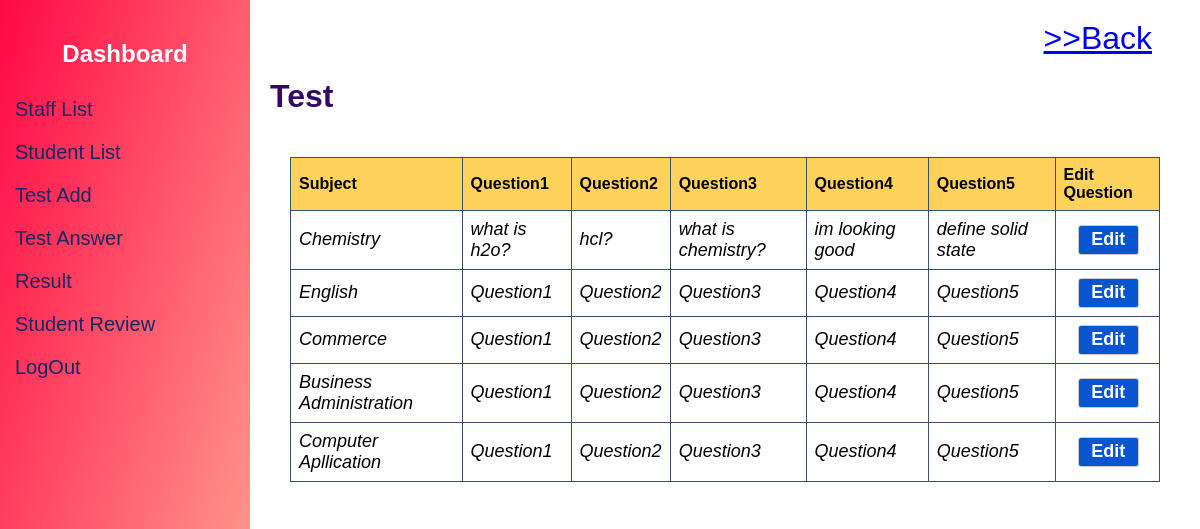
Page /test.php on the committed database.
### tables this page shows
CREATE TABLE `add_test` (
  `id` int(11) NOT NULL,
  `Subject` varchar(250) NOT NULL,
  `Question1` varchar(250) NOT NULL,
  `Question2` varchar(250) NOT NULL,
  `Question3` varchar(250) NOT NULL,
  `Question4` varchar(250) NOT NULL,
  `Question5` varchar(250) NOT NULL
);

### test.php (the view, shortened to what this page needs)
<!DOCTYPE html>
<html>
<head>
</head>
<body>
<div class="sidenav">
    <h2>Dashboard</h2>
    <a href="./addstaff.php">Staff List</a>
    <a href="./addstu.php">Student List</a>
    <a href="./test.php">Test Add</a>
    <a href="./testanswer.php">Test Answer</a>
    <a href="./result.php">Result</a>
    <a href="./stdreview.php">Student Review</a>
    <a href="./index.php">LogOut</a>
</div>
<div class="main">
<a class="back" href="./staffdash.php "> >>Back</a>
    <h1>Test</h1>
    <div class="content">
        <table>
    <tr>
        <th>Subject</th>
        <th>Question1</th>
        <th>Question2</th>
        <th>Question3</th>
        <th>Question4</th>
        <th>Question5</th>
        <th>Edit Question</th>
    </tr>
    <?php
    $result="SELECT * from add_test";
    $sel=mysqli_query($GLOBALS['conn'],$result);
    while($row=mysqli_fetch_assoc($sel)){
        ?>
            <tr>
                    <td><?php echo $row["Subject"]?></td>
                    <td><?php echo $row["Question1"]?></td>
                    <td><?php echo $row["Question2"]?></td>
                    <td><?php echo $row["Question3"]?></td>
                    <td><?php echo $row["Question4"]?></td>
                    <td><?php echo $row["Question5"]?></td>
                     <form action="./createquestion.php" method="POST">
                    <td><button name="edit" class="ed" value="<?php echo $row["id"]?>">Edit</button></td>
                     </form>
                  </tr>
                  <?php
        }
    ?>
</table>
    </div>
</div>
</body>
</html>

### test.php (style rules this page uses)
body { font-family: Arial, sans-serif; margin: 0; padding: 0; display: flex; }
.sidenav { height: 100vh; width: 250px; background-image:linear-gradient(to bottom right, #ff0844,#ffb199); color: #fff; padding-top: 20px; }
.sidenav h2 { text-align: center; }
.sidenav a { padding: 10px 15px; text-decoration: none; font-size: 20px; color: #fff; color: #125b50; color: #152862; display: block; }
.main { flex: 1; padding: 20px; }
.main h1 { background: linear-gradient(to right, #330867 0%, #330867 100%); background-clip: text; color: transparent; }
.content { background-color: #fff; padding: 20px; border-radius: 8px; }
table { border-collapse: collapse; width: 100%; }
td { border: 1px solid #dddddd; border: 1px solid #355070; text-align: left; padding: 8px; font-style: oblique; font-size: large; }
th { border: 1px solid #dddddd; border: 1px solid #355070; text-align: left; padding: 8px; background-color: #f2f2f2; background-color: #ff0844; background-color: #ffd35b; }
.ed { background-color: #0856cf; color: white; border: none; cursor: pointer; height: 30px; width: 70%; font-size: large; font-weight: bolder; border: 1px solid #ccc; border-radius: 3px; margin-left: 16%; }
.back { border: none; background: transparent; font-size: xx-large; margin-left: 85%; }

### rows in the picture
add_test: Subject "Chemistry", Question1 "what is h2o?", Question2 "hcl?", Question3 "what is chemistry?", Question4 "im looking good", Question5 "define solid state", $row["id"] 1 (drawn)
add_test: Subject "English", Question1 "Question1", Question2 "Question2", Question3 "Question3", Question4 "Question4", Question5 "Question5", $row["id"] 2 (drawn)
add_test: Subject "Commerce", Question1 "Question1", Question2 "Question2", Question3 "Question3", Question4 "Question4", Question5 "Question5", $row["id"] 3 (drawn)
add_test: Subject "Business Administration", Question1 "Question1", Question2 "Question2", Question3 "Question3", Question4 "Question4", Question5 "Question5", $row["id"] 4 (drawn)
add_test: Subject "Computer Apllication", Question1 "Question1", Question2 "Question2", Question3 "Question3", Question4 "Question4", Question5 "Question5", $row["id"] 5 (drawn)
